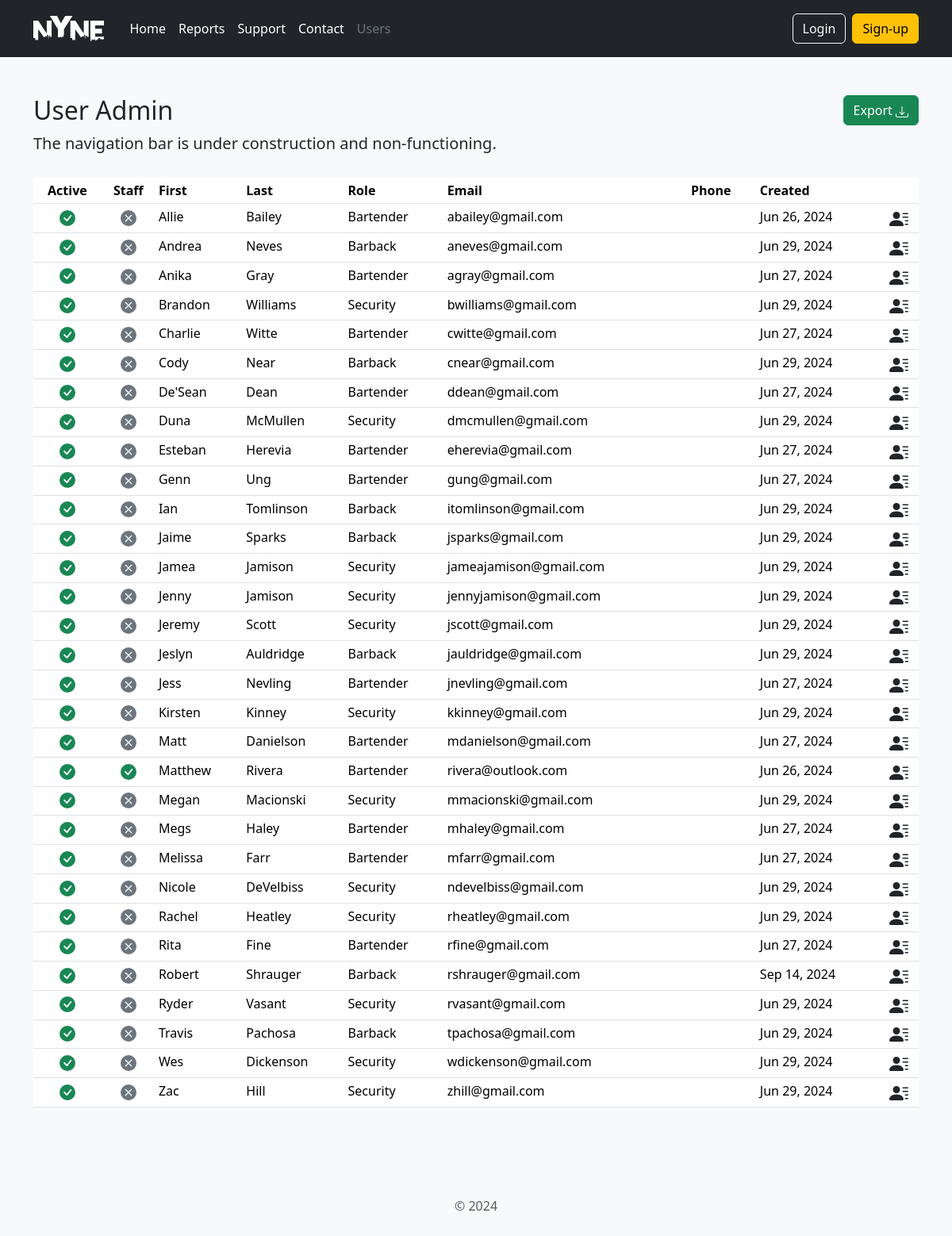
The app's page /accounts/users/ with its own data.
### accounts/models.py (models this page shows, shortened)
class CustomUser(AbstractUser):
    preferred_name = models.CharField(max_length=30, blank=True)
    email = models.EmailField(_("email address"), unique=True)
    is_staff = models.BooleanField(default=False)
    is_active = models.BooleanField(default=True)
    date_joined = models.DateTimeField(default=timezone.now)
    ROLE_CHOICES = [
        ("BARTENDER", "Bartender"),
        ("BARBACK", "Barback"),
        ("SECURITY", "Security"),
        ("OTHER", "Other"),
    ]
    default_role = models.CharField(
        max_length=30,
        choices = ROLE_CHOICES,
    )
    created_date = models.DateTimeField(default=timezone.now)
    phone_number = models.CharField(max_length=30, blank=True)
    REQUIRED_FIELDS = []
    objects = CustomUserManager()

### accounts/views.py (the view)
# urls.py: path('users/', views.users, name='users'),
def users(request):
    employees = CustomUser.objects.order_by('first_name')
    context = {"title": "Users", "employees": employees}
    return render(request, 'accounts/users.html', context)

### accounts/templates/accounts/users.html (shortened to what this page needs)
{% extends "base.html" %}
{% load static %}
{% block content %}
<main>
    <div class="container">
        <div class="row">
            <div class="col-10">
                <div class="pt-5 pb-1">
                    <h2>User Admin</h2>
                    <p class="lead">The navigation bar is under construction and non-functioning.</p>
                </div>
            </div>
            <div class="col-2 pt-5 text-end">
                <button type="button" class="btn btn-success">Export
                </button>
            </div>
        </div>
        <div class="row">
            <div class="col-12">
                <table class="table table-sm table-hover display mt-2" id="myTable">
                    <thead>
                        <tr>
                            <th class="text-center" scope="col">Active</th>
                            <th class="text-center" scope="col">Staff</th>
                            <th scope="col">First</th>
                            <th scope="col">Last</th>
                            <th scope="col">Role</th>
                            <th scope="col">Email</th>
                            <th scope="col">Phone</th>
                            <th scope="col">Created</th>
                            <th scope="col"></th>
                        </tr>
                    </thead>
                    <tbody>
                        {% for employee in employees %}
                        <tr>
                            <th class="text-center" scope="row" data-order="{%if employee.is_active%}true{%else%}false{%endif%}">
                            </th>
                            <td class="text-center" data-order="{%if employee.is_staff%}true{%else%}false{%endif%}">
                            </td>
                            <td>{{employee.first_name}}</td>
                            <td>{{employee.last_name}}</td>
                            <td>{{employee.default_role|title}}</td>
                            <td>{{employee.email}}</td>
                            <td>{{employee.phone_number}}</td>
                            <td>{{employee.created_date|date:"M d, Y"}}</td>
                            <td class="text-center">
                                <button type="button" class="btn user-edit p-0" id="{{employee.pk}}" data-bs-toggle="modal" data-bs-target="#user-edit">
                                </button>
                            </td>
                        </tr>
                        {% endfor %}
                    </tbody>
                </table>
            </div>
        </div>
    </div>
</main>
{% endblock %}

### templates/base.html (shortened to what this page needs)
{% load static %}
<!doctype html>
<html lang="en" data-bs-theme="auto">
  <head>
    <link href="https://cdn.jsdelivr.net/npm/bootstrap@5.3.3/dist/css/bootstrap.min.css" rel="stylesheet">
    <link href="https://cdnjs.cloudflare.com/ajax/libs/jqueryui/1.13.3/themes/base/jquery-ui.min.css" rel="stylesheet">
    <link href="https://cdn.jsdelivr.net/npm/select2@4.1.0-rc.0/dist/css/select2.min.css" rel="stylesheet" />
    <link rel="stylesheet" href="https://cdn.jsdelivr.net/npm/select2-bootstrap-5-theme@1.3.0/dist/select2-bootstrap-5-theme.min.css" />
    <link href="https://cdn.datatables.net/v/bs5/jszip-3.10.1/dt-2.1.0/b-3.1.0/b-html5-3.1.0/datatables.min.css" rel="stylesheet">
  </head>
  <body class="bg-body-tertiary">
    {% include "navbar.html" %}
    {% block content %} {% endblock %}
    {% include "footer.html" %}
  </body>
</html>

### templates/navbar.html
{% load static %}
{% block content %}
<header class="p-3 text-bg-dark">
    <div class="container">
      <div class="d-flex flex-wrap align-items-center justify-content-center justify-content-lg-start">
        <a href="/" class="d-flex align-items-center mb-2 mb-lg-0 text-white text-decoration-none gx-5">
          <img src="{% static 'getdata/nYne-logo.svg' %}" alt="nYne Logo" height="32" class="d-inline-block align-text-top">
        </a>
        <ul class="nav bg-dark col-12 col-lg-auto me-lg-auto mb-2 justify-content-center mb-md-0 px-4">
          <li class="nav-item"><a href="{% url 'home' %}" class="nav-link px-2 {% if title == 'Home' %}text-secondary active{% else %}text-white{% endif %}" >Home</a></li>
          <li class="nav-item"><a href="{% url 'reports' %}" class="nav-link px-2 {% if title == 'Reports' %}text-secondary active{% else %}text-white{% endif %}">Reports</a></li>
          <li class="nav-item"><a href="{% url 'support' %}" class="nav-link px-2 {% if title == 'Support' %}text-secondary active{% else %}text-white{% endif %}">Support</a></li>
          <li class="nav-item"><a href="#" class="nav-link px-2 {% if title == 'Contact' %}text-secondary active{% else %}text-white{% endif %}">Contact</a></li>
          <li class="nav-item"><a href="{% url 'users' %}" class="nav-link px-2 {% if title == 'Users' %}text-secondary active{% else %}text-white{% endif %}">Users</a></li>
        </ul>
        <div class="text-end d-flex">
          {% if user.is_authenticated %}
            <div class="m-auto px-4" id="user-id" data-user="{{user.pk}}">Hi, {{ user.first_name }}!</div>
            <div>
              <form action="{% url 'logout' %}" method="post">
                {% csrf_token %}
                <button type="submit" href="{% url 'logout' %}" class="btn btn-outline-light me-2">Logout</button>
              </form>
            </div>
          {% else %}
            <a type="submit" href="{% url 'login' %}" class="btn btn-outline-light me-2">Login</a>
            <a type="submit" href="{% url 'signup' %}" class="btn btn-warning">Sign-up</a>
          {% endif %}
        </div>
      </div>
    </div>
  </header>
{% endblock %}

### accounts/templates/accounts/users_edit.html (shortened to what this page needs)
{% load static %}

### templates/footer.html
{% load static %}
{% block content %}
<footer class="my-5 pt-5 text-body-secondary text-center text-small">
    <p class="mb-1">&copy; 2024</p>
</footer>
{% endblock %}

### records on screen
CustomUser: is_active True (drawn), is_staff False (drawn), first_name "Allie", last_name "Bailey", default_role "Bartender", email "abailey@gmail.com", created_date "Jun 26, 2024"
CustomUser: is_active True (drawn), is_staff False (drawn), first_name "Andrea", last_name "Neves", default_role "Barback", email "aneves@gmail.com", created_date "Jun 29, 2024"
CustomUser: is_active True (drawn), is_staff False (drawn), first_name "Anika", last_name "Gray", default_role "Bartender", email "agray@gmail.com", created_date "Jun 27, 2024"
CustomUser: is_active True (drawn), is_staff False (drawn), first_name "Brandon", last_name "Williams", default_role "Security", email "bwilliams@gmail.com", created_date "Jun 29, 2024"
CustomUser: is_active True (drawn), is_staff False (drawn), first_name "Charlie", last_name "Witte", default_role "Bartender", email "cwitte@gmail.com", created_date "Jun 27, 2024"
CustomUser: is_active True (drawn), is_staff False (drawn), first_name "Cody", last_name "Near", default_role "Barback", email "cnear@gmail.com", created_date "Jun 29, 2024"
CustomUser: is_active True (drawn), is_staff False (drawn), first_name "De'Sean", last_name "Dean", default_role "Bartender", email "ddean@gmail.com", created_date "Jun 27, 2024"
CustomUser: is_active True (drawn), is_staff False (drawn), first_name "Duna", last_name "McMullen", default_role "Security", email "dmcmullen@gmail.com", created_date "Jun 29, 2024"
CustomUser: is_active True (drawn), is_staff False (drawn), first_name "Esteban", last_name "Herevia", default_role "Bartender", email "eherevia@gmail.com", created_date "Jun 27, 2024"
CustomUser: is_active True (drawn), is_staff False (drawn), first_name "Genn", last_name "Ung", default_role "Bartender", email "gung@gmail.com", created_date "Jun 27, 2024"
CustomUser: is_active True (drawn), is_staff False (drawn), first_name "Ian", last_name "Tomlinson", default_role "Barback", email "itomlinson@gmail.com", created_date "Jun 29, 2024"
CustomUser: is_active True (drawn), is_staff False (drawn), first_name "Jaime", last_name "Sparks", default_role "Barback", email "jsparks@gmail.com", created_date "Jun 29, 2024"
CustomUser: is_active True (drawn), is_staff False (drawn), first_name "Jamea", last_name "Jamison", default_role "Security", email "jameajamison@gmail.com", created_date "Jun 29, 2024"
CustomUser: is_active True (drawn), is_staff False (drawn), first_name "Jenny", last_name "Jamison", default_role "Security", email "jennyjamison@gmail.com", created_date "Jun 29, 2024"
CustomUser: is_active True (drawn), is_staff False (drawn), first_name "Jeremy", last_name "Scott", default_role "Security", email "jscott@gmail.com", created_date "Jun 29, 2024"
CustomUser: is_active True (drawn), is_staff False (drawn), first_name "Jeslyn", last_name "Auldridge", default_role "Barback", email "jauldridge@gmail.com", created_date "Jun 29, 2024"
CustomUser: is_active True (drawn), is_staff False (drawn), first_name "Jess", last_name "Nevling", default_role "Bartender", email "jnevling@gmail.com", created_date "Jun 27, 2024"
CustomUser: is_active True (drawn), is_staff False (drawn), first_name "Kirsten", last_name "Kinney", default_role "Security", email "kkinney@gmail.com", created_date "Jun 29, 2024"
CustomUser: is_active True (drawn), is_staff False (drawn), first_name "Matt", last_name "Danielson", default_role "Bartender", email "mdanielson@gmail.com", created_date "Jun 27, 2024"
CustomUser: is_active True (drawn), is_staff True (drawn), first_name "Matthew", last_name "Rivera", default_role "Bartender", email "rivera@outlook.com", created_date "Jun 26, 2024"
CustomUser: is_active True (drawn), is_staff False (drawn), first_name "Megan", last_name "Macionski", default_role "Security", email "mmacionski@gmail.com", created_date "Jun 29, 2024"
CustomUser: is_active True (drawn), is_staff False (drawn), first_name "Megs", last_name "Haley", default_role "Bartender", email "mhaley@gmail.com", created_date "Jun 27, 2024"
CustomUser: is_active True (drawn), is_staff False (drawn), first_name "Melissa", last_name "Farr", default_role "Bartender", email "mfarr@gmail.com", created_date "Jun 27, 2024"
CustomUser: is_active True (drawn), is_staff False (drawn), first_name "Nicole", last_name "DeVelbiss", default_role "Security", email "ndevelbiss@gmail.com", created_date "Jun 29, 2024"
CustomUser: is_active True (drawn), is_staff False (drawn), first_name "Rachel", last_name "Heatley", default_role "Security", email "rheatley@gmail.com", created_date "Jun 29, 2024"
CustomUser: is_active True (drawn), is_staff False (drawn), first_name "Rita", last_name "Fine", default_role "Bartender", email "rfine@gmail.com", created_date "Jun 27, 2024"
CustomUser: is_active True (drawn), is_staff False (drawn), first_name "Robert", last_name "Shrauger", default_role "Barback", email "rshrauger@gmail.com", created_date "Sep 14, 2024"
CustomUser: is_active True (drawn), is_staff False (drawn), first_name "Ryder", last_name "Vasant", default_role "Security", email "rvasant@gmail.com", created_date "Jun 29, 2024"
CustomUser: is_active True (drawn), is_staff False (drawn), first_name "Travis", last_name "Pachosa", default_role "Barback", email "tpachosa@gmail.com", created_date "Jun 29, 2024"
CustomUser: is_active True (drawn), is_staff False (drawn), first_name "Wes", last_name "Dickenson", default_role "Security", email "wdickenson@gmail.com", created_date "Jun 29, 2024"
CustomUser: is_active True (drawn), is_staff False (drawn), first_name "Zac", last_name "Hill", default_role "Security", email "zhill@gmail.com", created_date "Jun 29, 2024"
